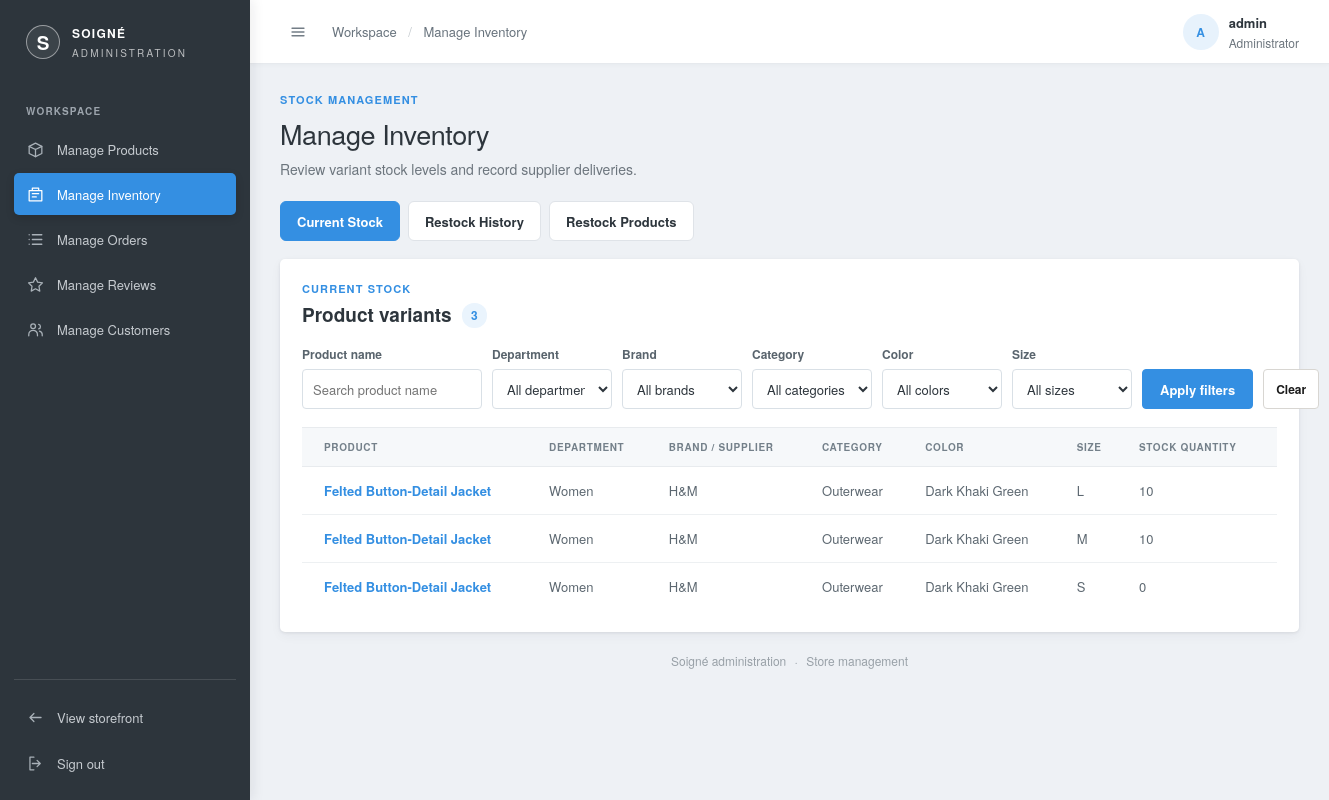
Page /admin/manage-inventory/index.php (signed in) on the committed database.
### tables this page shows
CREATE TABLE product_variants (
  variant_id       INT AUTO_INCREMENT PRIMARY KEY,
  product_color_id INT         NOT NULL,
  size             VARCHAR(20) NOT NULL,
  stock            INT         NOT NULL DEFAULT 0,
  FOREIGN KEY (product_color_id) REFERENCES product_colors(product_color_id),
  UNIQUE KEY uniq_variant (product_color_id, size)
);

CREATE TABLE products (
  product_id  INT AUTO_INCREMENT PRIMARY KEY,
  supplier_id INT NOT NULL,
  name        VARCHAR(150)  NOT NULL,
  category_id INT NULL,
  department  ENUM('men','women','kids') NOT NULL DEFAULT 'men',
  price       DECIMAL(10,2) NOT NULL,
  description TEXT,
  created_at  DATETIME DEFAULT CURRENT_TIMESTAMP,
  INDEX idx_department (department),
  INDEX idx_products_category_id (category_id),
  FOREIGN KEY (supplier_id) REFERENCES suppliers(supplier_id),
  FOREIGN KEY (category_id) REFERENCES categories(category_id)
    ON UPDATE CASCADE
    ON DELETE SET NULL
);

CREATE TABLE suppliers (
  supplier_id INT AUTO_INCREMENT PRIMARY KEY,
  name        VARCHAR(120) NOT NULL UNIQUE,
  image       VARCHAR(255) NULL
);

CREATE TABLE product_colors (
  product_color_id INT AUTO_INCREMENT PRIMARY KEY,
  product_id       INT         NOT NULL,
  color            VARCHAR(80) NOT NULL,
  FOREIGN KEY (product_id) REFERENCES products(product_id),
  UNIQUE KEY uniq_product_color (product_id, color)
);

### admin/manage-inventory/index.php (the view, shortened to what this page needs)
<?php
require_once("../includes/bootstrap.php");
$search = trim($_GET['search'] ?? '');
$inventory_where = "WHERE 1 = 1";
$inventory_rows = mysqli_fetch_all(mysqli_query($conn,
    "SELECT v.variant_id, v.stock, v.size, pc.color, p.name AS product_name, p.department,
            COALESCE(c.name, 'Uncategorized') AS category_name, s.name AS supplier_name
     FROM product_variants v
     JOIN product_colors pc ON pc.product_color_id = v.product_color_id
     JOIN products p ON p.product_id = pc.product_id
     JOIN suppliers s ON s.supplier_id = p.supplier_id
     LEFT JOIN categories c ON c.category_id = p.category_id
     $inventory_where
     ORDER BY p.name, s.name, pc.color, v.size"
), MYSQLI_ASSOC);
$inventory_total = count($inventory_rows);
include("../includes/header.php");
?>
<div class="inventory-page">
  <section class="admin-page-heading">
    <div><p class="admin-eyebrow">STOCK MANAGEMENT</p><h1>Manage Inventory</h1><p>Review variant stock levels and record supplier deliveries.</p></div>
  </section>
  <div class="admin-panel-tabs inventory-tabs" role="radiogroup" aria-label="Inventory panels">
    <label for="inventory-view-stock">Current Stock</label>
    <label for="inventory-view-history">Restock History</label>
    <label for="inventory-view-restock">Restock Products</label>
  <section class="manage-panel inventory-stock-panel" id="inventory-stock">
    <div class="manage-panel-heading">
      <div><p class="admin-eyebrow">CURRENT STOCK</p><h2>Product variants <span class="manage-count"><?php echo number_format($inventory_total); ?></span></h2></div>
    </div>
    <form method="get" class="inventory-filters" aria-label="Filter inventory">
      <label class="inventory-search">Product name<input type="search" name="search" value="<?php echo htmlspecialchars($search); ?>" placeholder="Search product name"></label>
      <label>Department<select name="department"><option value="">All departments</option></select></label>
      <label>Brand<select name="supplier_id"><option value="">All brands</option></select></label>
      <label>Category<select name="category_id"><option value="">All categories</option></select></label>
      <label>Color<select name="color"><option value="">All colors</option></select></label>
      <label>Size<select name="size"><option value="">All sizes</option></select></label>
      <button class="admin-button" type="submit">Apply filters</button>
      <a class="manage-small-button" href="<?php echo BASE_URL; ?>admin/manage-inventory/">Clear</a>
    </form>
    <?php if ($inventory_rows) { ?>
      <div class="admin-table-wrap"><table class="admin-table">
        <thead><tr><th>Product</th><th>Department</th><th>Brand / Supplier</th><th>Category</th><th>Color</th><th>Size</th><th>Stock quantity</th></tr></thead>
        <tbody><?php foreach ($inventory_rows as $inventory_row) { ?>
          <tr>
            <td class="order-number"><?php echo htmlspecialchars($inventory_row['product_name']); ?></td>
            <td><?php echo htmlspecialchars(ucfirst($inventory_row['department'])); ?></td>
            <td><?php echo htmlspecialchars($inventory_row['supplier_name']); ?></td>
            <td><?php echo htmlspecialchars($inventory_row['category_name']); ?></td>
            <td><?php echo htmlspecialchars($inventory_row['color']); ?></td>
            <td><?php echo htmlspecialchars($inventory_row['size']); ?></td>
            <td><?php echo number_format((int)$inventory_row['stock']); ?></td>
          </tr>
        <?php } ?></tbody>
      </table></div>
    <?php } else { ?><p class="manage-empty">No product variants match these filters.</p><?php } ?>
  </section>
</div>
<?php include("../includes/footer.php"); ?>

### admin/styles/admin.css (style rules this page uses)
:root { --admin-ink: #2d353c; --admin-muted: #6c757d; --admin-line: #dfe3e8; --admin-paper: #ffffff; --admin-canvas: #eef1f5; --admin-accent: #348fe2; --admin-accent-dark: #2178c4; --admin-font: "Helvetica Neue", Helvetica, Arial, sans-serif; }
* { box-sizing: border-box; }
body { margin: 0; font-family: var(--admin-font); color: var(--admin-ink); }
a { color: inherit; text-decoration: none; }
button, input { font: inherit; }
.admin-eyebrow { margin: 0 0 10px; color: var(--admin-accent); font-size: 11px; font-weight: 700; letter-spacing: 1.6px; }
.admin-button { min-height: 40px; display: inline-flex; justify-content: center; align-items: center; gap: 8px; padding: 0 17px; border: 1px solid var(--admin-ink); border-radius: 11px; background: var(--admin-ink); color: #fff; box-shadow: 0 2px 4px rgba(28,28,28,.12), inset 0 1px 0 rgba(255,255,255,.16); font-size: 13px; font-weight: 700; cursor: pointer; transition: box-shadow .15s ease, transform .15s ease, background .15s ease, border-color .15s ease; }
.admin-dashboard-body { min-height: 100vh; background: var(--admin-canvas); }
.admin-page-heading { display: flex; align-items: center; justify-content: space-between; gap: 20px; margin-bottom: 25px; }
.admin-page-heading .admin-eyebrow { margin-bottom: 7px; }
.admin-page-heading h1 { margin: 0; font-family: var(--admin-font); font-size: 29px; font-weight: 600; letter-spacing: -.4px; }
.admin-page-heading > div > p:last-child { margin: 6px 0 0; color: var(--admin-muted); font-size: 14px; }
.admin-table-wrap { width: 100%; overflow-x: auto; }
.admin-table { width: 100%; border-collapse: collapse; text-align: left; white-space: nowrap; }
.admin-table th { padding: 12px 15px; border-top: 1px solid #f0f1ee; border-bottom: 1px solid #f0f1ee; background: #faf9f7; color: #77736d; font-size: 11px; font-weight: 700; letter-spacing: .45px; text-transform: uppercase; }
.admin-table th:first-child, .admin-table td:first-child { padding-left: 20px; }
.admin-table td { padding: 14px 15px; border-bottom: 1px solid #f1f2ef; color: #626262; font-size: 13px; }
.admin-table tbody tr:last-child td { border-bottom: 0; }
.admin-table .order-number { color: #404b3e; font-weight: 700; }
body.admin-dashboard-body { background: var(--admin-canvas); color: #2d353c; font-size: 14px; -webkit-font-smoothing: antialiased; }
.admin-page-heading { margin-bottom: 22px; }
.admin-page-heading h1 { color: #2d353c; font-size: 27px; font-weight: 500; }
.admin-eyebrow { color: #348fe2; letter-spacing: 1.1px; }
.admin-button { border-color: #348fe2; border-radius: 4px; background: #348fe2; box-shadow: none; font-weight: 600; }
.admin-table th { border-color: #e8ebee; background: #f6f8fa; color: #74808a; font-size: 10px; letter-spacing: .65px; }
.admin-table td { border-color: #edf0f2; color: #5d6871; }
.admin-table .order-number { color: #348fe2; }

### rows in the picture
product_variants: products.name "Felted Button-Detail Jacket", products.department "Women", suppliers.name "H&M", category_name "Outerwear", product_color.color "Dark Khaki Green", size "L", stock "10"
product_variants: products.name "Felted Button-Detail Jacket", products.department "Women", suppliers.name "H&M", category_name "Outerwear", product_color.color "Dark Khaki Green", size "M", stock "10"
product_variants: products.name "Felted Button-Detail Jacket", products.department "Women", suppliers.name "H&M", category_name "Outerwear", product_color.color "Dark Khaki Green", size "S", stock "0"

### other values in the picture
$admin_page_title "Manage Inventory"
substr($admin_header_name, 0, 1) "A"
$admin_header_name "admin"
$inventory_total "3"
